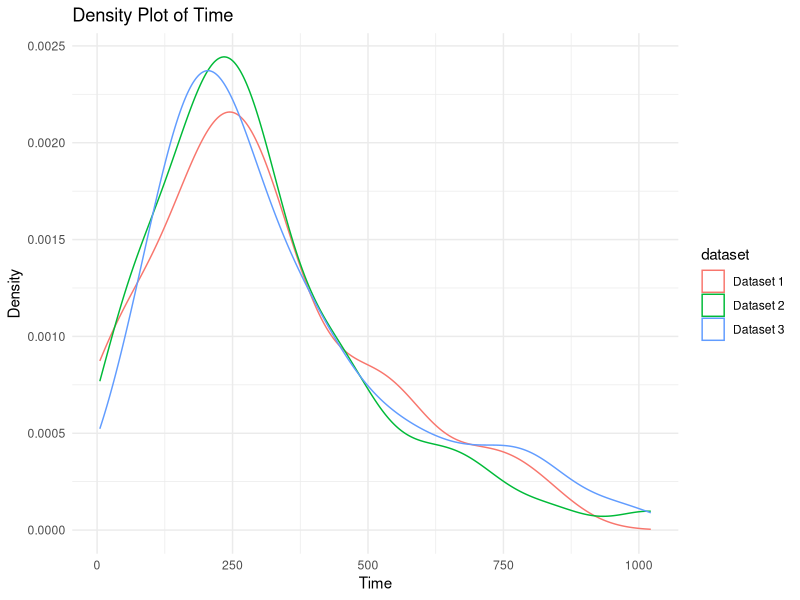
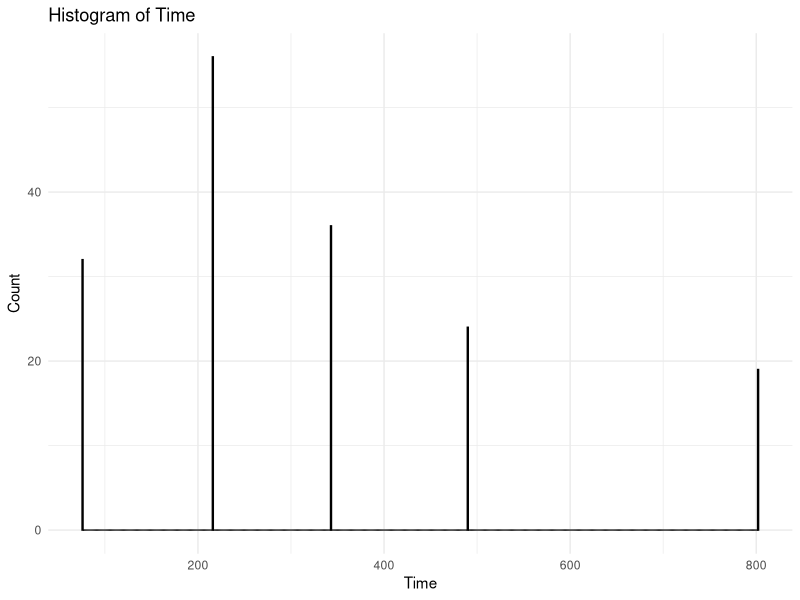

These figures' R source, in order:
# Includes
library("survival")
library("survminer")
library("dplyr")
library(ggplot2)

data1 <- read.csv("Data_site_1.csv")
data2 <- read.csv("Data_site_2.csv")
data3 <- read.csv("Data_site_3.csv")

# Graphique
combined_data <- rbind(transform(data1, dataset = "Dataset 1"),
                       transform(data2, dataset = "Dataset 2"),
                       transform(data3, dataset = "Dataset 3"))

# Create density plots for each dataset
combined_plot <- ggplot(combined_data, aes(x = time, color = dataset)) +
  geom_density() +
  labs(title = "Density Plot of Time", x = "Time", y = "Density") +
  theme_minimal()

# Display the combined plot
print(combined_plot)

# Standard
dataOG <- rbind(data1, data2, data3)

# Constant intervals - before cutoff
lowcutoff <- 150
cutoff <- 580

data1 <- data1[data1$time <= lowcutoff, ]
data1 <- data1[order(data1$time), ]
array1 <- data1$time

differences1 <- abs(array1 - c(array1[c(5:length(array1), 1, 2)], array1[(length(array1) - 1):length(array1)]))
max_difference1 <- max(differences1[1:(length(differences1) - 4)])
min_array_1 <- min(array1)
max_array_1 <- max(array1)

data2 <- data2[data2$time <= lowcutoff, ]
data2 <- data2[order(data2$time), ]
array2 <- data2$time
differences2 <- abs(array2 - c(array2[c(5:length(array2), 1, 2)], array2[(length(array2) - 1):length(array2)]))
max_difference2 <- max(differences2[1:(length(differences2) - 4)])
min_array_2 <- min(array2)
max_array_2 <- max(array2)

data3 <- data3[data3$time <= lowcutoff, ]
data3 <- data3[order(data3$time), ]
array3 <- data3$time
differences3 <- abs(array3 - c(array3[c(5:length(array3), 1, 2)], array3[(length(array3) - 1):length(array3)]))
max_difference3 <- max(differences3[1:(length(differences3) - 4)])
min_array_3 <- min(array3)
max_array_3 <- max(array3)

max_difference <- max(max_difference1, max_difference2, max_difference3)
max_difference

min_total <- min(array1, array2, array3)
max_total <- max(array1, array2, array3)
min_total
max_total

intervals <- seq(from = min_total, to = max_total, by = max_difference)
if (max_total - intervals[length(intervals)] < max_difference) {
  intervals[length(intervals)] <- max_total
}
intervals

interval_averages <- sapply(1:(length(intervals) - 1), function(i) {
  mean(c(intervals[i], intervals[i + 1]))
})


modify_time <- function(data, intervals) {
  interval_averages <- sapply(1:(length(intervals) - 1), function(i) {
    mean(c(intervals[i], intervals[i + 1]))
  })
  data$time <- sapply(data$time, function(time_value) {
    for (i in 1:(length(intervals) - 1)) {
      if (time_value >= intervals[i] && time_value < intervals[i + 1]) {
        return(interval_averages[i])
      }
    }
    return(interval_averages[length(interval_averages)])
  })
  return(data)
}

data1_first <- modify_time(data1, intervals)
data2_first <- modify_time(data2, intervals)
data3_first <- modify_time(data3, intervals)

# Milieu
data1 <- read.csv("Data_site_1.csv")
data2 <- read.csv("Data_site_2.csv")
data3 <- read.csv("Data_site_3.csv")

data1 <- data1[data1$time > lowcutoff & data1$time <= cutoff, ]
data1 <- data1[order(data1$time), ]
array1 <- data1$time

differences1 <- abs(array1 - c(array1[c(5:length(array1), 1, 2)], array1[(length(array1) - 1):length(array1)]))
max_difference1 <- max(differences1[1:(length(differences1) - 4)])
min_array_1 <- min(array1)
max_array_1 <- max(array1)

data2 <- data2[data2$time > lowcutoff & data2$time <= cutoff, ]
data2 <- data2[order(data2$time), ]
array2 <- data2$time
differences2 <- abs(array2 - c(array2[c(5:length(array2), 1, 2)], array2[(length(array2) - 1):length(array2)]))
max_difference2 <- max(differences2[1:(length(differences2) - 4)])
min_array_2 <- min(array2)
max_array_2 <- max(array2)

data3 <- data3[data3$time > lowcutoff & data3$time <= cutoff, ]
data3 <- data3[order(data3$time), ]
array3 <- data3$time
differences3 <- abs(array3 - c(array3[c(5:length(array3), 1, 2)], array3[(length(array3) - 1):length(array3)]))
max_difference3 <- max(differences3[1:(length(differences3) - 4)])
min_array_3 <- min(array3)
max_array_3 <- max(array3)

max_difference <- max(max_difference1, max_difference2, max_difference3)
max_difference

min_total <- min(array1, array2, array3)
max_total <- max(array1, array2, array3)
min_total
max_total

intervals <- seq(from = min_total, to = max_total, by = max_difference)
if (max_total - intervals[length(intervals)] < max_difference) {
  intervals[length(intervals)] <- max_total
}
intervals

interval_averages <- sapply(1:(length(intervals) - 1), function(i) {
  mean(c(intervals[i], intervals[i + 1]))
})


modify_time <- function(data, intervals) {
  interval_averages <- sapply(1:(length(intervals) - 1), function(i) {
    mean(c(intervals[i], intervals[i + 1]))
  })
  data$time <- sapply(data$time, function(time_value) {
    for (i in 1:(length(intervals) - 1)) {
      if (time_value >= intervals[i] && time_value < intervals[i + 1]) {
        return(interval_averages[i])
      }
    }
    return(interval_averages[length(interval_averages)])
  })
  return(data)
}

data1_before <- modify_time(data1, intervals)
data2_before <- modify_time(data2, intervals)
data3_before <- modify_time(data3, intervals)

# Intervals after cutoff
data1 <- read.csv("Data_site_1.csv")
data2 <- read.csv("Data_site_2.csv")
data3 <- read.csv("Data_site_3.csv")

data1 <- data1[data1$time > cutoff, ]
data1 <- data1[order(data1$time), ]
array1 <- data1$time

differences1 <- abs(array1 - c(array1[c(5:length(array1), 1, 2)], array1[(length(array1) - 1):length(array1)]))
max_difference1 <- max(differences1[1:(length(differences1) - 4)])
min_array_1 <- min(array1)
max_array_1 <- max(array1)

data2 <- data2[data2$time > cutoff, ]
data2 <- data2[order(data2$time), ]
array2 <- data2$time

differences2 <- abs(array2 - c(array2[c(5:length(array2), 1, 2)], array2[(length(array2) - 1):length(array2)]))
max_difference2 <- max(differences2[1:(length(differences2) - 4)])
min_array_2 <- min(array2)
max_array_2 <- max(array2)

data3 <- data3[data3$time > cutoff, ]
data3 <- data3[order(data3$time), ]
array3 <- data3$time

differences3 <- abs(array3 - c(array3[c(5:length(array3), 1, 2)], array3[(length(array3) - 1):length(array3)]))
max_difference3 <- max(differences3[1:(length(differences3) - 4)])
min_array_3 <- min(array3)
max_array_3 <- max(array3)

max_difference <- max(max_difference1, max_difference2, max_difference3)
max_difference

min_total <- min(array1, array2, array3)
max_total <- max(array1, array2, array3)
min_total
max_total

intervals <- seq(from = min_total, to = max_total, by = max_difference)
if (max_total - intervals[length(intervals)] < max_difference) {
  intervals[length(intervals)] <- max_total
}
intervals

interval_averages <- sapply(1:(length(intervals) - 1), function(i) {
  mean(c(intervals[i], intervals[i + 1]))
})


modify_time <- function(data, intervals) {
  interval_averages <- sapply(1:(length(intervals) - 1), function(i) {
    mean(c(intervals[i], intervals[i + 1]))
  })
  data$time <- sapply(data$time, function(time_value) {
    for (i in 1:(length(intervals) - 1)) {
      if (time_value >= intervals[i] && time_value < intervals[i + 1]) {
        return(interval_averages[i])
      }
    }
    return(interval_averages[length(interval_averages)])
  })
  return(data)
}

data1_after <- modify_time(data1, intervals)
data2_after <- modify_time(data2, intervals)
data3_after <- modify_time(data3, intervals)

# Merge both interval types
data1 <- rbind(data1_first, data1_before, data1_after)
data2 <- rbind(data2_first, data2_before, data2_after)
data3 <- rbind(data3_first, data3_before, data3_after)

dataInt <- rbind(data1, data2, data3)
dataInt <- dataInt[order(dataInt$time), ]

# Original data
res.cox.OG <- coxph(Surv(time, status) ~ age + sex + ph.ecog + ph.karno + pat.karno + meal.cal + wt.loss, dataOG)
#res.cox.OG <- coxph(Surv(time, status) ~ X1 + X2 + X3 + X4 + X5 + X6, dataOG)
res.cox.OG
summary(res.cox.OG)


# Data intervals
res.cox.Int <- coxph(Surv(time, status) ~ age + sex + ph.ecog + ph.karno + pat.karno + meal.cal + wt.loss, dataInt)
#res.cox.Int <- coxph(Surv(time, status) ~ X1 + X2 + X3 + X4 + X5 + X6, dataInt)
res.cox.Int
summary(res.cox.Int)

# Sum de l'erreur relative
coefficients.OG <- coef(res.cox.OG)
coefficients.Int <- coef(res.cox.Int)
differences <- coefficients.OG - coefficients.Int
percentage_errors <- (differences / coefficients.OG) * 100
absolute_errors <- abs(percentage_errors)
error <- sum(absolute_errors)
error






# Create histogram for the 'time' column in dataInt
plot_dataInt_histogram <- ggplot(dataInt, aes(x = time)) +
  geom_histogram(binwidth = 1, fill = "blue", color = "black", alpha = 0.7) +
  labs(title = "Histogram of Time", x = "Time", y = "Count") +
  theme_minimal()

# Display the plot
print(plot_dataInt_histogram)